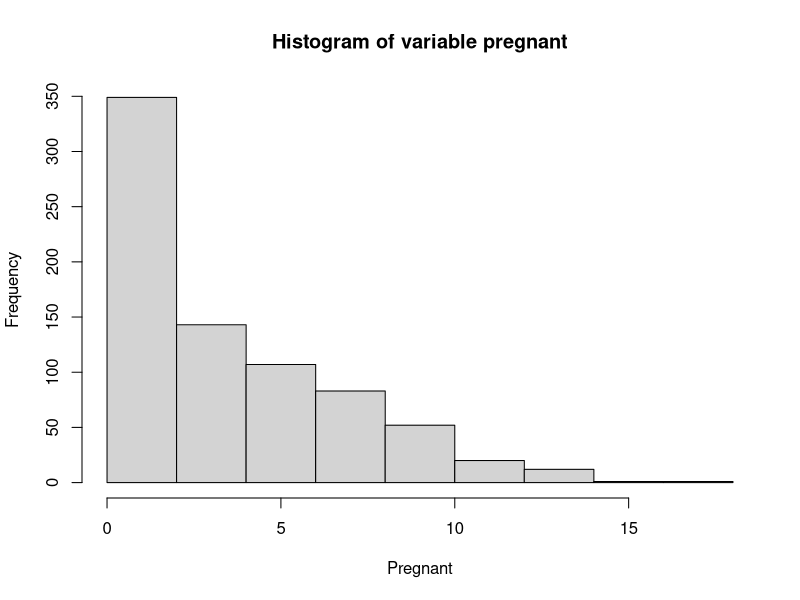
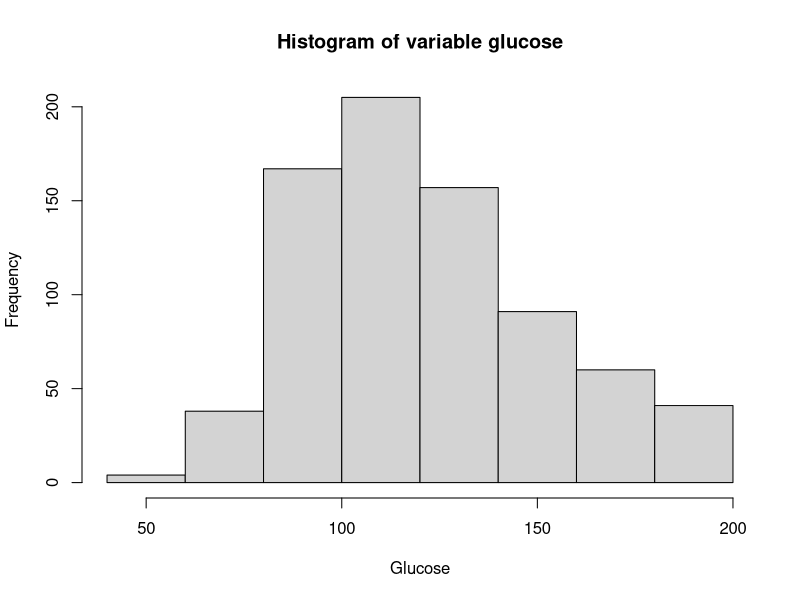
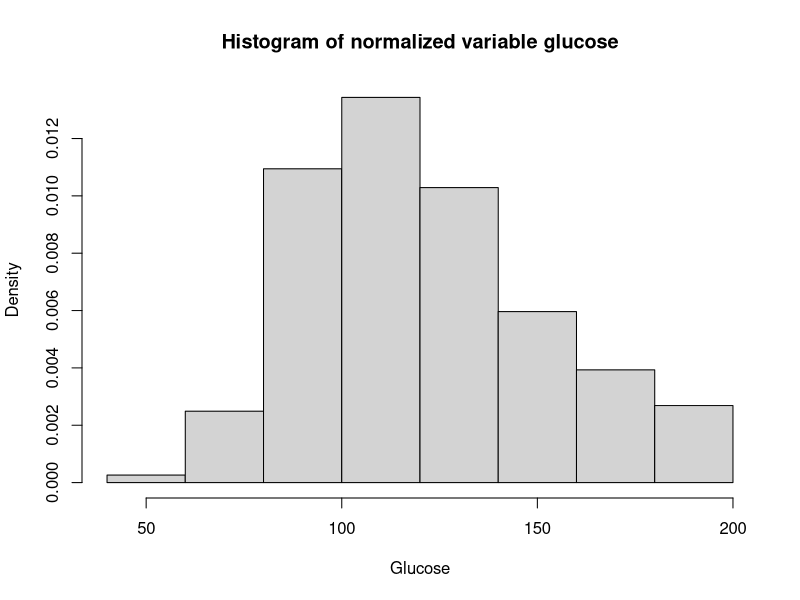
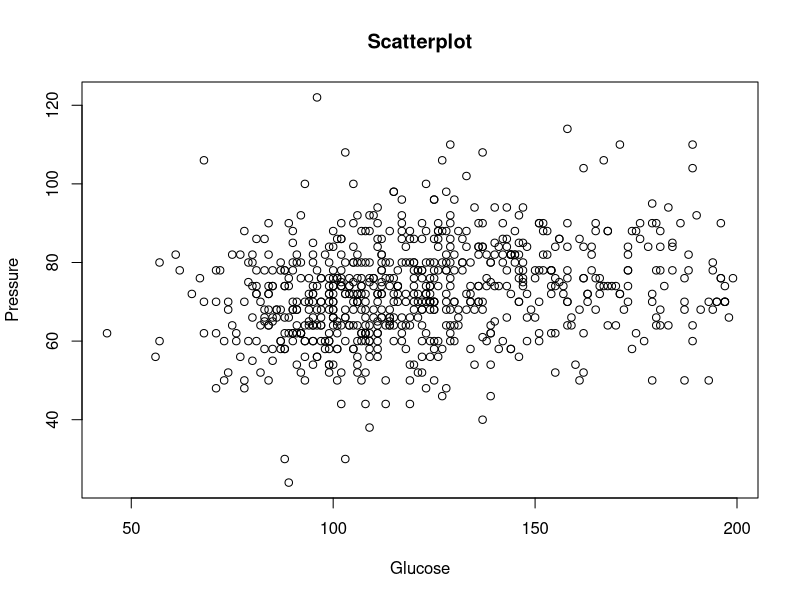

Here is the R script that generated these plots, in order:
############################
# Introduction to Data Analysis in R
############################

# Welcome to our first week's code examples. 

# We provide a brief example of using R to do data analysis.
# We shall be looking at the well known Pima Indians Diabetes dataset.

# You may view this dataset at:
# https://archive.ics.uci.edu/ml/datasets/diabetes
# or:
# https://www.kaggle.com/uciml/pima-indians-diabetes-database

# We have downloaded it already for you as a csv file called 'DiabetesData.csv'. 

# The first step is to read in the data. 
# We shall store it in an object called ds_diabetes (where ds stands for dataset).
# The top row of the dataset has column headings, hence we set header=T.
ds_diabetes = read.csv(file = 'DiabetesData.csv', sep=",", header = T)

# Evaluate if that worked by printing the first 6 lines of the data set with the following command.
head(ds_diabetes)

# Data types - this is a "data frame", a list-like object with a tabular structure.
str(ds_diabetes)

# Let us create some plots using the "$" operator to select specific columns of the data frame.
hist(ds_diabetes$pregnant, xlab = "Pregnant", main="Histogram of variable pregnant")
hist(ds_diabetes$glucose, xlab = "Glucose", main="Histogram of variable glucose")

# Note that when using the freq=FALSE argument, then the histogram is not a percentage, 
# it is  normalized (so the total area is equal to 1).
hist(ds_diabetes$glucose, xlab = "Glucose", main="Histogram of normalized variable glucose", freq=F)

# Scatterplot of two variables.
plot(ds_diabetes$glucose,ds_diabetes$pressure, main= "Scatterplot",xlab="Glucose", ylab="Pressure")

# Quick evaluation of the response variable using a frequency table.
ftable(ds_diabetes$diabetes)

# To evaluate statistics of all variables at once, use "summary".
# Note, different quantities evaluated for different types of data.
summary(ds_diabetes)

# Missing values are present! That is a problem we will ignore for now, and simply replace missing values with zero.

# To replace NA's with zero we create a new object called ds_diabetes2 and replace NA's with zeroes.
ds_diabetes2 = ds_diabetes
ds_diabetes2[is.na(ds_diabetes2)] = 0

# Let's see if that worked using the summary function again
summary(ds_diabetes2)

# There is one more issue to resolve.
# The response variable, which is diabetes, is a character string.
# As far as R is concerned this means there are as many possible outcomes as there are unique strings.
# However there are only 2 outcomes, namely "POS" and "NEG".
# We convert the Diabetes column to a factor which will resolve this issue
ds_diabetes2$diabetes = as.factor(ds_diabetes2$diabetes)

# Now our data is adequate for our needs, let's move on to the modeling part!

############################
## Logistic regression - can we predict whether an individual is diabetic? 
############################

# Split the data into test and training data.
# The training data is used to fit the logistic regression model. 
# The test data is used to calculate predictions and accuracy measures for evaluating the model. 

train = ds_diabetes2[1:700,] # select the first 700 observations for training
test = ds_diabetes2[701:768,] # select the last 68 observations for testing

model = glm(diabetes ~.,family=binomial(link='logit'), data=train)

# Evaluate model - do not worry about what the output means now, that will be addressed in later modules.
# You might have a (slightly) different result in python due to the optimization procedure.
summary(model)

# Prediction  - this computes the probability that an individual is diabetic.
fitted = predict(model,newdata=test,type='response')

# Let us see what the predictions are. The predictions are not binary!
fitted

# Add a threshold and transform it to binary predictions.
threshold = 0.5
fitted = ifelse(fitted > threshold,1,0)

## Compute accuracy and confusion matrix. First transform the test factor to numeric and subtract 1. 
# This converts the output to either 0 or 1.
test_numeric = as.numeric(test$diabetes)-1

# Evaluate the average classification error (the average over all wrong classifications). 
# The operator != evaluates which elements are different element-wise.
misclass = mean(fitted != test_numeric) 
print(paste('Accuracy',1-misclass))

# Confusion matrix 
table(fitted,test_numeric)

